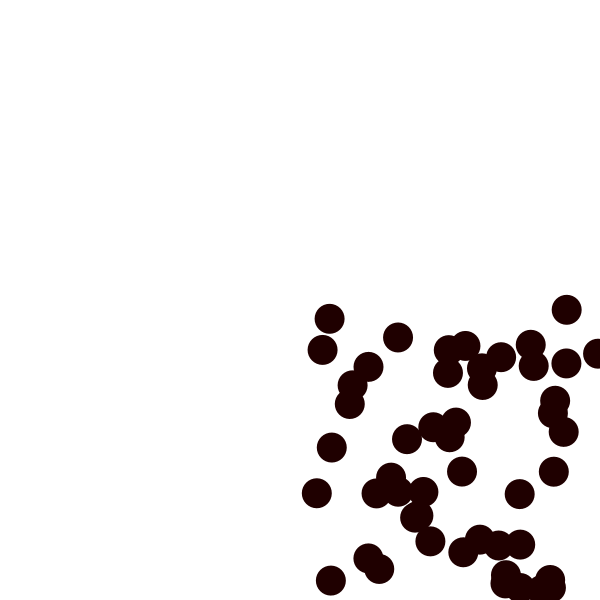
Frame 1 (no input)
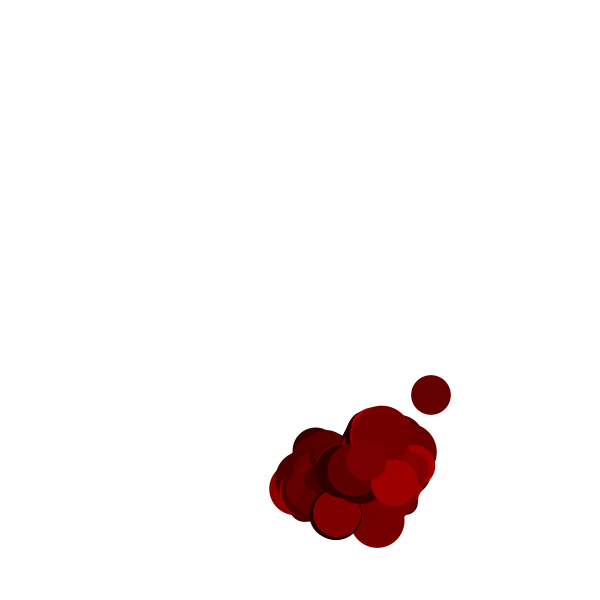
Frame 60 (the mouse pressed at the canvas centre just before this capture)
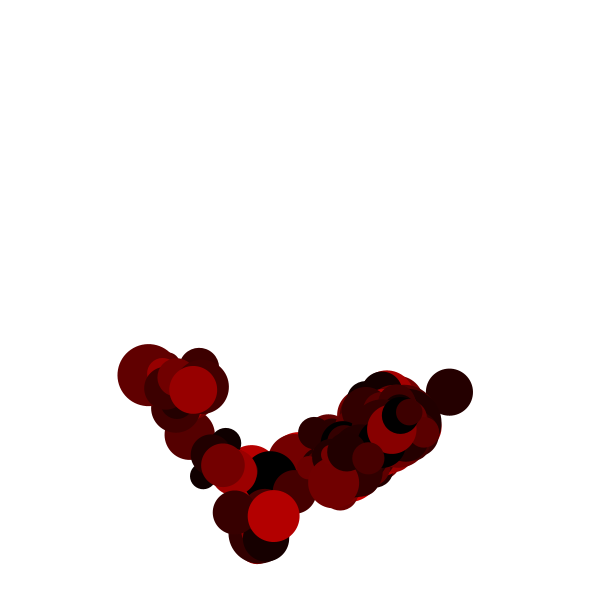
Frame 120 (the mouse held since frame 60 and released just before this capture)

The Processing sketch that drew these frames (run headless with seeded random() and noise(); from frame 60 on, the mouse is pressed at the canvas centre):

// Processing sketch: processing_115572
// ── processing_115572.pde

int numBalls = 200;
Ball[] b = new Ball[numBalls]; //declare the object
int right, left, top, bottom, margin, spacing,buffer;
float rotate;

void setup() {
  size(600, 600);
  smooth();
  noStroke();
  ellipseMode(CENTER);
  for (int i = 0; i <numBalls; i++) {
    b[i] = new Ball(random(width), random(height), 30);
  }
  spacing = 100;
  buffer = spacing + 60;
  margin = 100;
  right = width - margin-300;
  left = 0 + margin-300;
  top = 0 + margin-300;
  bottom = height - margin-300;
}

void draw() {
  background(255);
  translate(width/2,height/2);
  rotate(rotate+=.008);
  println(rotate);
  for (int i = 0; i <numBalls; i++) {
    b[i].display();
    b[i].grow();
    b[i].col();
    b[i].move();
  }
  
  /*
  //box
  stroke(255, 0, 0);
  line(100, 100, width-100, 100);
  line(200, 200, width-200, 200);
  line(100, 500, height-100, 500);
  line(200, 400, width-200, 400); 
  line(200, 200, 200, 400);
  line(400, 200, 400, 400);
  line(100, 100, 100, 500);
  line(500, 100, 500, 500);
  */



  noStroke();
}
class Ball {
  float x, y, vx, vy, friction;
  float diameter;
  boolean grow;

  Ball(float xpos, float ypos, float dia) {
    x = xpos;
    y = ypos;
    diameter = dia;
    vx = random(1, 2);
    vy= random(1, 2);
    friction=-.9;
  }
  void display() {
    ellipse(x, y, diameter, diameter); 
    //println(grow + " " + diameter);
  }

  void move() {
    x += vx;
    y += vy;
    
    //rigth outer wall
    if (x + diameter/2 > right) {
      x = right - diameter/2;
      vx *= friction;
    }
    //left inner wal*
    if (x + diameter/2 > left + spacing &&  x + diameter/2 < left + buffer && y + diameter/2 > top + spacing && y + diameter/2 < bottom - spacing) {
      x = left + spacing - diameter/2;
      vx *= friction;
    }

    //left outer wall
    if (x -diameter/2 < left ) {
      x = left + diameter/2;
      vx *= friction;
    }
    //right innner wall
    if (x -diameter/2 < right-spacing && x -diameter/2 > right-buffer && y -diameter/2 > top+spacing && y -diameter/2 < bottom-spacing) {
      x = right-spacing + diameter/2;
      vx *= friction;
    }

    // top wall
    if (y -diameter/2 < top ) {
      y = top + diameter/2;
      vy *= friction;
    }
    //inner bottom wall
    if (y -diameter/2 < bottom-spacing && y -diameter/2 > bottom-buffer && x -diameter/2 > left+spacing && x -diameter/2 < right-spacing) {
      y = bottom-spacing + diameter/2;
      vy *= friction;
    }

    //bottom wall
    if (y + diameter/2 > bottom ) {
      y = bottom - diameter/2;
      vy *= friction;
    }
    //top inner wall
    if (y + diameter/2 > top+spacing && y + diameter/2 < top + buffer && x + diameter/2 > left+spacing && x + diameter/2 < right-spacing) {
      y = top+spacing - diameter/2;
      vy *= friction;
    }
  }
  void grow() {

    if (grow) {
      diameter+=random(1, 2);
    }
    if (!grow) {
      diameter-=2;
    }
    if (diameter > random(50, 80)) {
      grow = false;
    }
    if (diameter < random(10, 30)) {
      grow = true;
    }
  }
  void col() {
    fill(map(diameter, 30, 80, 40, 255),0,0);
  }
}
